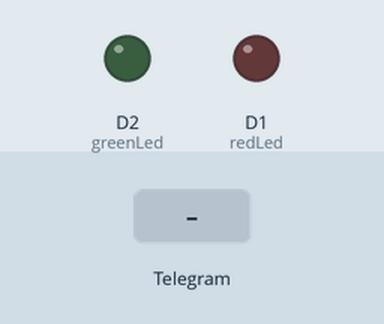
Simulated run of this sketch. Board: ESP8266 (NodeMCU). Parts: output pins drawn as LEDs (lit = HIGH). The test bench sets the inputs (shaded band). What the sketch prints to the serial monitor is not drawn.

Above: at 2.7 s.
2.8 s: Telegram message "Red Light on" received
At 4.0 s:
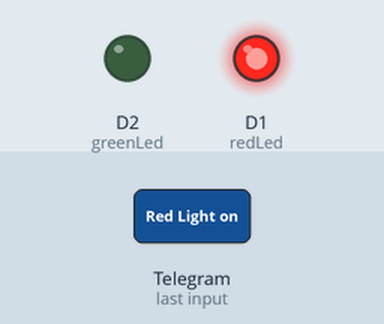
4.3 s: Telegram message "Green Light on" received
At 5.2 s:
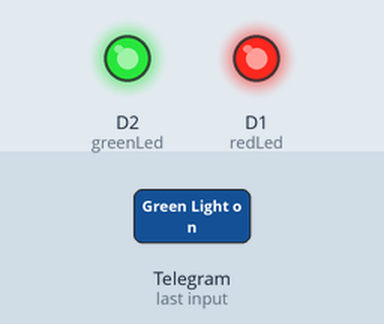
5.8 s: Telegram message "Red Light off" received
At 6.3 s:
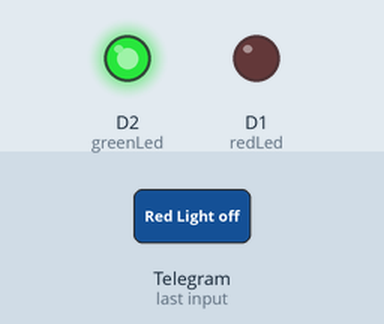
7.3 s: Telegram message "Green Light off" received
At 8.7 s:
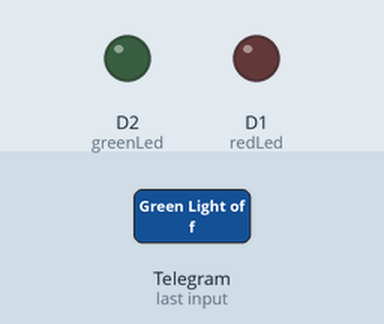
Timing chart, 0 to 9.8 s (numbered marks = the images above; inputs shaded):
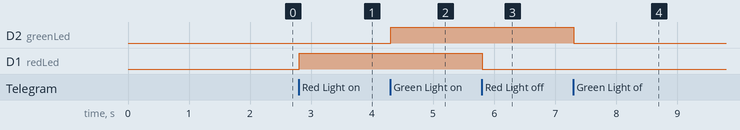

The sketch:

lampuled_telegram.ino
```cpp
#include "CTBot.h"
CTBot myBot;

String ssid = "iPhone";
String pass = "ahmadddd";
String token = "1332849990:AAE14F2RhZtntjOnwO9VlfuQ9Z7qchDNmhM";
uint8_t redLed = D1;
uint8_t greenLed = D2;


void setup() {
  Serial.begin(115200);
  Serial.println("Starting TelegramBot...");

  myBot.wifiConnect(ssid, pass);

  myBot.setTelegramToken(token);

  // check if all things are ok
  if (myBot.testConnection())
    Serial.println("\ntestConnection OK");
  else
    Serial.println("\ntestConnection NOK");

  pinMode(redLed, OUTPUT);
  pinMode(greenLed, OUTPUT);
  digitalWrite(redLed, LOW);
  digitalWrite(greenLed, LOW);

}

void loop() {
  TBMessage msg;

  if (myBot.getNewMessage(msg)) {

    if (msg.text.equalsIgnoreCase("Red Light on")) {
      digitalWrite(redLed, HIGH);
      myBot.sendMessage(msg.sender.id, "Red Light is now ON");
    }
    else if (msg.text.equalsIgnoreCase("Red Light off")) {
      digitalWrite(redLed, LOW);
      myBot.sendMessage(msg.sender.id, "Red Light is now OFF");
    }
      if (msg.text.equalsIgnoreCase("Green Light on")) {
      digitalWrite(greenLed, HIGH);
      myBot.sendMessage(msg.sender.id, "Green Light is now ON");
    }
    else if (msg.text.equalsIgnoreCase("Green Light off")) {
      digitalWrite(greenLed, LOW);
      myBot.sendMessage(msg.sender.id, "Green Light is now OFF");
    }
    else {

      String reply;
      reply = (String)"Welcome " + msg.sender.username + (String)". Try LIGHT ON or LIGHT OFF.";
      myBot.sendMessage(msg.sender.id, reply);
    }
  }

  delay(50);
}
```

Measured:
- after the input at 2.8 s, D1 (redLed): LOW → HIGH at once
- after the input at 4.3 s, D2 (greenLed): LOW → HIGH at once
- after the input at 5.8 s, D1 (redLed): HIGH → LOW at once
- after the input at 7.3 s, D2 (greenLed): HIGH → LOW at once
